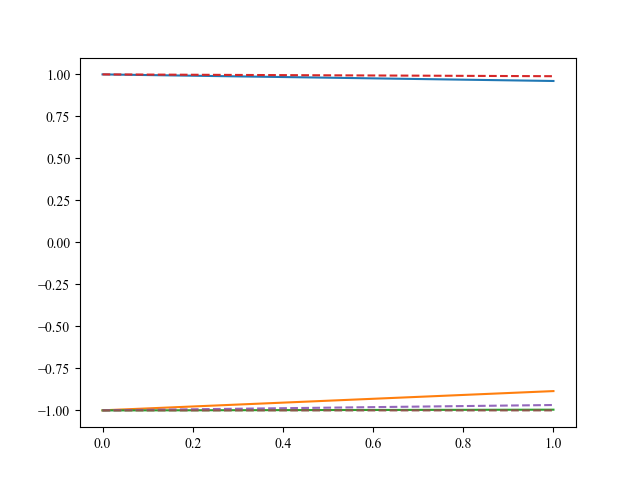

Source code (Python):
import helpers
import os, sys
import unittest
sys.path.append(os.path.join(os.environ['HOME'], 'nlsoft'))
from python.controller.recursive_model import *
from python.controller.soloway_nr import *
from python.utilities.util import *
import numpy as np
import ctypes
from typing import List, Final
from collections import deque
import matplotlib.pyplot as plt

model_filename = str(os.environ["HOME"]) + "/nlsoft/python/test/sys_id.hdf5"
NUM_TESTS = 1000
NN_INPUT_SIZE = 26

def swig_py_object_2_list(object, size : int) -> List[float]:
    """
        Converts SwigPyObject to List[float]
    """
    y = (ctypes.c_float * size).from_address(int(object))
    new_object = []
    for i in range(size):
        new_object += [float(y[i])]
    return new_object

def swig_py_object_2_list_int(object, size : int) -> List[int]:
    """
        Converts SwigPyObject to List[float]
    """
    y = (ctypes.c_float * size).from_address(int(object))
    new_object = []
    for i in range(size):
        new_object += [int(y[i])]
    return new_object

def list_2_swig_float_pointer(list : List[float], size : int):
    """
        Converts from list of floats to swig float* object
    """
    test_buffer = helpers.input(size)
    for i in range(size):
        test_buffer[i] = float(list[i])
    return test_buffer

NNP = RecursiveNeuralNetworkPredictor(model_file = model_filename,
                                      N1 = 0, N2 = 2, Nu = 1,
                                      nd = 3, dd = 3, K = 2,
                                      Q = np.array([[1e-3, 0., 0],
                                                    [0., 1e3, 0],
                                                    [0., 0., 1e3]]),
                                      Lambda = np.array([[1., 0.],
                                                         [0., 1.]]),
                                      s = 1e-20, b = 1e-5, r = 4e3,
                                      states_to_control = [1, 1, 1],
                                      y0= [0.0, 0.0, 0.0],
                                      u0 = [np.deg2rad(-70.), np.deg2rad(-50.)],
                                      step_size = 5e-2)

def python_nn_prediction(nn_input, ydeq, N):
    NNP.yn = []
    nn_input = nn_input.copy()
    for k in range(N):
        nn_input_1 = list_2_swig_float_pointer(
            nn_input.flatten().tolist(),
            26
        )
        print(nn_input_1)
        predicted_states = helpers.single_prediction(nn_input_1)
        print(dir(predicted_states))
        predicted_states = np.reshape(swig_py_object_2_list(predicted_states.data,(1, 3)), (1, 3))
        NNP.yn += [(NNP.C @ predicted_states).tolist()]
        ydeq = roll_deque(ydeq.copy(), predicted_states.tolist().copy())
        new_ydeq = np.array(ydeq).flatten().tolist()
        for i in range(9):
            nn_input[0, 2*3 + i] = new_ydeq[i]
    return NNP.yn

class TestUtilities(unittest.TestCase):
    def test_prediction(self):
        for _ in range(NUM_TESTS):
            pred_size = (1, 26)
            N = 2 #np.random.randint(1, 10, size = 1)[0]
            NNP.K = N
            prediction_data = np.random.normal(-10.0, 10.0, size = pred_size)
            nn_input = list_2_swig_float_pointer(
                                            prediction_data.flatten().tolist(),
                                            prediction_data.size
                                            )
            input_data = prediction_data[0, :2]
            motor_inputs = list_2_swig_float_pointer(input_data.flatten().tolist(), 2)
            helpers.setup_nn_utils()
            c_prediction = helpers.nn_prediction(int(N), 1, 3, 2, prediction_data.size,
                                                 3, 3, nn_input, motor_inputs)
            c_output_prediction = np.reshape(swig_py_object_2_list(c_prediction.data, N * 3), (N, 3))
            y_deq = prediction_data[0, 2*3:2*3 + 3*3]
            ydeq = deque([])
            for i in range(3):
                ydeq.append(y_deq[i:i+3].tolist())
            python_prediction = python_nn_prediction(prediction_data, ydeq, N)
            plt.figure()
            plt.plot(np.reshape(python_prediction, (N, 3)))
            plt.plot(np.reshape(c_output_prediction, (N, 3)), linestyle = '--')
            plt.savefig("test.png")
            np.testing.assert_allclose(np.reshape(c_output_prediction, (N, 3)),
                                       np.reshape(python_prediction, (N, 3)),
                                       atol = 1e-5, rtol = 1e-5)
            print("test passed!")
    def test_deg2rad(self):
        for _ in range(NUM_TESTS):
            val = np.random.normal(-100, 50, size = 1)[0]
            np.testing.assert_allclose(helpers.deg2rad(val), np.deg2rad(val), rtol = 1e-5)

if __name__ == '__main__':
    unittest.main()